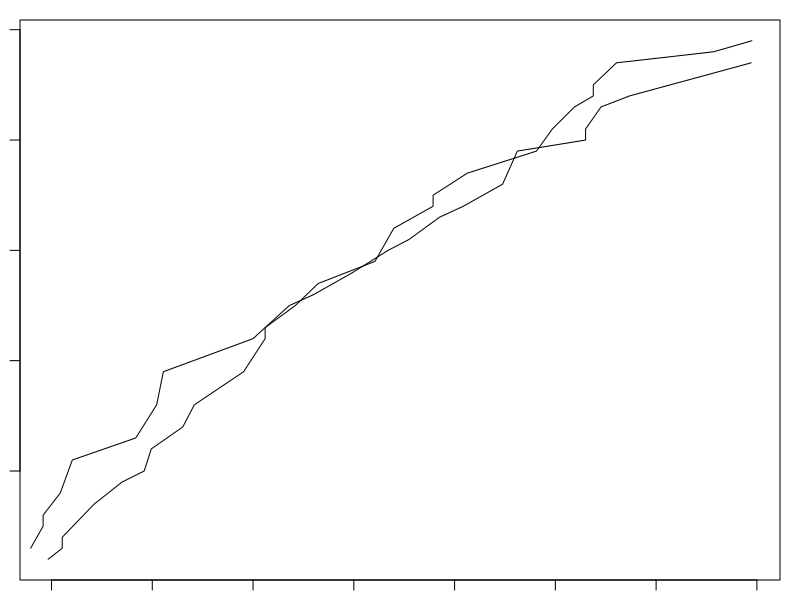

Reproduce this figure in R.
#Maron Tutorial 10 Assignment 
setwd("~/Desktop/r-novice-inflammation/BioComp/Classwork/Biocomp_tutorial10")

#Generate Graph with Cumulative Score
a<-read.table(file="UWvMSU_1-22-13.txt",header=TRUE, stringsAsFactors = FALSE )
score<-a[order(a$team,a$time),]
#Variables and DF production
UW<-tail(score,23)
MSU<-head(score,27)
a<-cumsum(UW$score)
b<-cumsum(MSU$score)
All<-c(b,a)
df<-data.frame("Team"=score$team,"Time"=score$time, "Score"=All)
dfMSU<-head(df,27)
dfUW<-tail(df,23)
#Plot 
par(mar=c(1,1,1,1))
plot(dfMSU$Time,dfMSU$Score, type="l")
lines(dfUW$Time, dfUW$Score)

#"Guess My Number" Game 
#generate a random number between 1:100
read<-function(){
  n<-readline(prompt="Guess:")
  if(!grepl("^[0-9]",n)){
    return(read())
  }
  return(as.integer(n))
}
num<-round(runif(1)*100, digits=0)
guess<-1
PlayTheGame<-function(guess){
  while(guess !=num){
    guess<-read()
    if(guess<num){
      print("Higher")
    } else if (guess>num){
      print("Lower")
    }else{
      print("Correct!")
    }
    }
}
